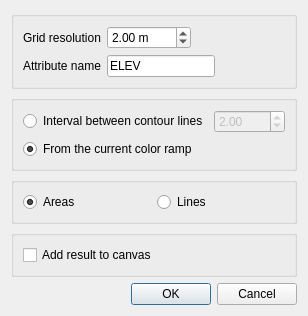
<?xml version="1.0" encoding="UTF-8"?>
<ui version="4.0">
 <class>CrayfishExportContoursConfigDialog</class>
 <widget class="QDialog" name="CrayfishExportContoursConfigDialog">
  <property name="geometry">
   <rect>
    <x>0</x>
    <y>0</y>
    <width>288</width>
    <height>245</height>
   </rect>
  </property>
  <property name="windowTitle">
   <string>Export Contours</string>
  </property>
  <layout class="QVBoxLayout" name="verticalLayout">
   <item>
    <widget class="QGroupBox" name="groupBox">
     <layout class="QFormLayout" name="formLayout">
      <property name="fieldGrowthPolicy">
       <enum>QFormLayout::ExpandingFieldsGrow</enum>
      </property>
      <item row="0" column="0">
       <widget class="QLabel" name="label">
        <property name="text">
         <string>Grid resolution</string>
        </property>
       </widget>
      </item>
      <item row="0" column="1">
       <widget class="QDoubleSpinBox" name="spinResolution">
        <property name="suffix">
         <string> m</string>
        </property>
        <property name="minimum">
         <double>0.250000000000000</double>
        </property>
        <property name="maximum">
         <double>9999.989999999999782</double>
        </property>
        <property name="value">
         <double>2.000000000000000</double>
        </property>
       </widget>
      </item>
      <item row="1" column="0">
       <widget class="QLabel" name="label_3">
        <property name="text">
         <string>Attribute name</string>
        </property>
       </widget>
      </item>
      <item row="1" column="1">
       <widget class="QLineEdit" name="attrName">
        <property name="sizePolicy">
         <sizepolicy hsizetype="Maximum" vsizetype="Fixed">
          <horstretch>0</horstretch>
          <verstretch>0</verstretch>
         </sizepolicy>
        </property>
        <property name="text">
         <string>ELEV</string>
        </property>
        <property name="readOnly">
         <bool>true</bool>
        </property>
       </widget>
      </item>
     </layout>
    </widget>
   </item>
   <item>
    <widget class="QGroupBox" name="groupBox">
     <property name="title">
      <string/>
     </property>
     <layout class="QVBoxLayout" name="verticalLayout_2">
      <item>
       <widget class="QWidget" name="widget" native="true">
        <layout class="QHBoxLayout" name="horizontalLayout_3">
         <property name="margin">
          <number>0</number>
         </property>
         <item>
          <widget class="QRadioButton" name="itervalRadio">
           <property name="text">
            <string>Interval between contour lines</string>
           </property>
           <property name="autoExclusive">
            <bool>false</bool>
           </property>
          </widget>
         </item>
         <item>
          <widget class="QDoubleSpinBox" name="spinContourInterval">
           <property name="enabled">
            <bool>false</bool>
           </property>
           <property name="minimum">
            <double>0.250000000000000</double>
           </property>
           <property name="maximum">
            <double>9999.989999999999782</double>
           </property>
           <property name="value">
            <double>2.000000000000000</double>
           </property>
          </widget>
         </item>
        </layout>
       </widget>
      </item>
      <item>
       <widget class="QRadioButton" name="fixedLevelsRadio">
        <property name="text">
         <string>From the current color ramp</string>
        </property>
        <property name="checked">
         <bool>true</bool>
        </property>
        <property name="autoExclusive">
         <bool>false</bool>
        </property>
       </widget>
      </item>
     </layout>
    </widget>
   </item>
   <item>
    <widget class="QGroupBox" name="contoursTypeGroup">
     <layout class="QHBoxLayout" name="horizontalLayout">
      <item>
       <widget class="QRadioButton" name="useLinesRadio">
        <property name="text">
         <string>Areas</string>
        </property>
        <property name="checked">
         <bool>true</bool>
        </property>
       </widget>
      </item>
      <item>
       <widget class="QRadioButton" name="usePolygonsRadio">
        <property name="text">
         <string>Lines</string>
        </property>
       </widget>
      </item>
     </layout>
    </widget>
   </item>
   <item>
    <widget class="QGroupBox" name="groupBox_2">
     <property name="title">
      <string/>
     </property>
     <layout class="QVBoxLayout" name="verticalLayout_3">
      <item>
       <widget class="QCheckBox" name="chkAddToCanvas">
        <property name="text">
         <string>Add result to canvas</string>
        </property>
       </widget>
      </item>
     </layout>
    </widget>
   </item>
   <item>
    <widget class="QDialogButtonBox" name="buttonBox">
     <property name="orientation">
      <enum>Qt::Horizontal</enum>
     </property>
     <property name="standardButtons">
      <set>QDialogButtonBox::Cancel|QDialogButtonBox::Ok</set>
     </property>
    </widget>
   </item>
  </layout>
 </widget>
 <resources/>
 <connections>
  <connection>
   <sender>buttonBox</sender>
   <signal>accepted()</signal>
   <receiver>CrayfishExportContoursConfigDialog</receiver>
   <slot>accept()</slot>
   <hints>
    <hint type="sourcelabel">
     <x>248</x>
     <y>254</y>
    </hint>
    <hint type="destinationlabel">
     <x>157</x>
     <y>274</y>
    </hint>
   </hints>
  </connection>
  <connection>
   <sender>buttonBox</sender>
   <signal>rejected()</signal>
   <receiver>CrayfishExportContoursConfigDialog</receiver>
   <slot>reject()</slot>
   <hints>
    <hint type="sourcelabel">
     <x>316</x>
     <y>260</y>
    </hint>
    <hint type="destinationlabel">
     <x>286</x>
     <y>274</y>
    </hint>
   </hints>
  </connection>
 </connections>
</ui>
